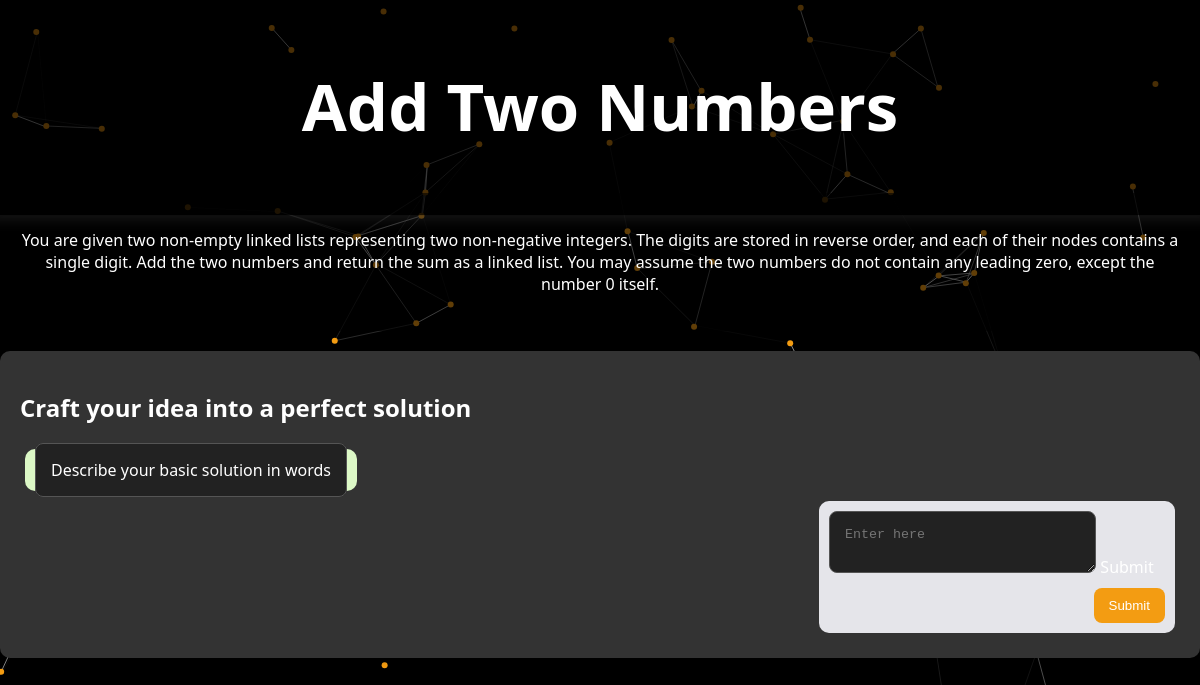
The page /chat/2 on the database its author committed.
### home/models.py (models this page shows, shortened)
class Questions(models.Model):
    q_id=models.IntegerField()
    q_name=models.CharField(max_length=100)
    q_desc=models.TextField()
    q_examples=models.TextField()
    q_code=models.TextField()
    q_soln=models.TextField(blank=True)

### home/views.py (the view)
# urls.py: path('chat/<int:id>',views.chatbot),
def chatbot(request,id):
    obj=Questions.objects.get(q_id=id)
    dict_q={
        'ques':obj,
    }
    return render(request,'chat.html',dict_q)

### templates/chat.html (shortened to what this page needs)
<!DOCTYPE html>
<html lang="en">
<head>
</head>
<body>
    <div id="particles-js"></div>
    <header>
        <h1 class="animate__animated animate__fadeInDown">{{ques.q_name}}</h1>
    </header>
    <div class="description animate__animated animate__fadeIn">
        <p>{{ques.q_desc}}</p>
    </div>
    <div class="container animate__animated animate__fadeIn">
        <h2>Craft your idea into a perfect solution</h2>
        <form action="suggest">
        <div class="chat">
            <div class="chat-bubble chat-left">
                <label class="label1">Describe your basic solution in words</label>
            </div>
            <div class="chat-bubble chat-right">
                <textarea class="label2" placeholder="Enter here" name="t1"></textarea>
                <input type="submit" class="submit-button" id="b1">Submit</input>
            </div>
        </div>
    </form>
    </div>
</body>
</html>

### templates/chat.html (style rules this page uses)
body { font-family: 'Segoe UI', Tahoma, Geneva, Verdana, sans-serif; margin: 0; padding: 0; background-color: #000; color: #FFF; }
#particles-js { position: fixed; width: 100%; height: 100%; z-index: -1; }
header { background-color: rgba(0, 0, 0, 0.5); text-align: center; padding: 20px; font-size: 32px; transition: background-color 0.5s, transform 0.3s, box-shadow 0.3s, color 0.5s, text-shadow 0.3s; cursor: pointer; color: #FFF; }
.description { background-color: rgba(0, 0, 0, 0.6); text-align: center; padding: 20px; color: #FFF; position: relative; transform: translateY(-20px); transition: background-color 0.5s, transform 0.3s; }
.container { max-width: 1200px; margin: 0 auto; padding: 20px; background-color: #333; border-radius: 10px; box-shadow: 0px 4px 10px rgba(0, 0, 0, 0.1); }
.label1 { margin-bottom: 15px; cursor: pointer; transition: transform 0.2s, box-shadow 0.2s; padding: 15px; border: 1px solid #555; border-radius: 8px; background-color: #222; }
.label2 { margin-bottom: 15px; transition: transform 0.2s, box-shadow 0.2s; padding: 15px; border: 1px solid #555; border-radius: 8px; background-color: #222; color:white; }
.chat { display: flex; flex-direction: column; }
.chat-bubble { padding: 10px; border-radius: 10px; margin: 5px; max-width: 70%; }
.chat-left { background-color: #DCF8C6; align-self: flex-start; }
.chat-right { background-color: #E5E5EA; align-self: flex-end; }
.label1 { margin: 0; }
.label2 { margin: 0; width: 70%; }
.submit-button { background-color: #f39c12; color: #FFF; border: none; padding: 10px 15px; border-radius: 8px; cursor: pointer; margin-top: 10px; float: right; }

### rows shown on the page
Questions: q_name "Add Two Numbers", q_desc "You are given two non-empty linked lists representing two non-negative integers. The digits are stored in reverse order, and each of their nodes contains a single digit. Add the two numbers and return the sum as a linked list. You may assume the two numbers do not contain any leading zero, except the number 0 itself."
